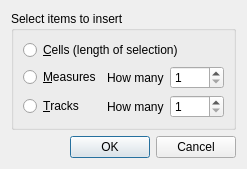
<?xml version="1.0" encoding="UTF-8"?>
<ui version="4.0">
 <class>InsertDialog</class>
 <widget class="QDialog" name="InsertDialog">
  <property name="geometry">
   <rect>
    <x>0</x>
    <y>0</y>
    <width>230</width>
    <height>163</height>
   </rect>
  </property>
  <property name="sizePolicy">
   <sizepolicy hsizetype="Fixed" vsizetype="Fixed">
    <horstretch>0</horstretch>
    <verstretch>0</verstretch>
   </sizepolicy>
  </property>
  <property name="windowTitle">
   <string>Insert</string>
  </property>
  <property name="locale">
   <locale language="English" country="UnitedStates"/>
  </property>
  <layout class="QVBoxLayout" name="verticalLayout_5">
   <property name="sizeConstraint">
    <enum>QLayout::SetFixedSize</enum>
   </property>
   <item>
    <widget class="QGroupBox" name="groupBox">
     <property name="title">
      <string>Select items to insert</string>
     </property>
     <layout class="QHBoxLayout" name="horizontalLayout_2">
      <item>
       <layout class="QVBoxLayout" name="verticalLayout_3">
        <item>
         <widget class="QRadioButton" name="radioButtonCells">
          <property name="text">
           <string>&amp;Cells (length of selection)</string>
          </property>
         </widget>
        </item>
        <item>
         <layout class="QHBoxLayout" name="horizontalLayout">
          <item>
           <widget class="QRadioButton" name="radioButtonMeasures">
            <property name="text">
             <string>&amp;Measures</string>
            </property>
           </widget>
          </item>
          <item>
           <spacer name="horizontalSpacer_2">
            <property name="orientation">
             <enum>Qt::Horizontal</enum>
            </property>
            <property name="sizeHint" stdset="0">
             <size>
              <width>0</width>
              <height>0</height>
             </size>
            </property>
           </spacer>
          </item>
          <item>
           <widget class="QLabel" name="labelHowMany">
            <property name="text">
             <string>How many</string>
            </property>
           </widget>
          </item>
          <item>
           <widget class="QSpinBox" name="spinBoxHowManyMeasures">
            <property name="minimum">
             <number>1</number>
            </property>
            <property name="maximum">
             <number>1024</number>
            </property>
           </widget>
          </item>
         </layout>
        </item>
        <item>
         <layout class="QHBoxLayout" name="horizontalLayout_3">
          <item>
           <widget class="QRadioButton" name="radioButtonTracks">
            <property name="text">
             <string>&amp;Tracks</string>
            </property>
           </widget>
          </item>
          <item>
           <spacer name="horizontalSpacer">
            <property name="orientation">
             <enum>Qt::Horizontal</enum>
            </property>
            <property name="sizeHint" stdset="0">
             <size>
              <width>0</width>
              <height>0</height>
             </size>
            </property>
           </spacer>
          </item>
          <item>
           <widget class="QLabel" name="labelHowMany_2">
            <property name="text">
             <string>How many</string>
            </property>
           </widget>
          </item>
          <item>
           <widget class="QSpinBox" name="spinBoxHowManyTracks">
            <property name="minimum">
             <number>1</number>
            </property>
            <property name="maximum">
             <number>1024</number>
            </property>
           </widget>
          </item>
         </layout>
        </item>
       </layout>
      </item>
     </layout>
    </widget>
   </item>
   <item>
    <widget class="QDialogButtonBox" name="buttonBox">
     <property name="orientation">
      <enum>Qt::Horizontal</enum>
     </property>
     <property name="standardButtons">
      <set>QDialogButtonBox::Cancel|QDialogButtonBox::Ok</set>
     </property>
    </widget>
   </item>
  </layout>
 </widget>
 <tabstops>
  <tabstop>radioButtonCells</tabstop>
  <tabstop>radioButtonMeasures</tabstop>
  <tabstop>spinBoxHowManyMeasures</tabstop>
  <tabstop>radioButtonTracks</tabstop>
  <tabstop>spinBoxHowManyTracks</tabstop>
  <tabstop>buttonBox</tabstop>
 </tabstops>
 <resources/>
 <connections>
  <connection>
   <sender>buttonBox</sender>
   <signal>accepted()</signal>
   <receiver>InsertDialog</receiver>
   <slot>accept()</slot>
   <hints>
    <hint type="sourcelabel">
     <x>41</x>
     <y>134</y>
    </hint>
    <hint type="destinationlabel">
     <x>70</x>
     <y>211</y>
    </hint>
   </hints>
  </connection>
  <connection>
   <sender>buttonBox</sender>
   <signal>rejected()</signal>
   <receiver>InsertDialog</receiver>
   <slot>reject()</slot>
   <hints>
    <hint type="sourcelabel">
     <x>69</x>
     <y>138</y>
    </hint>
    <hint type="destinationlabel">
     <x>82</x>
     <y>226</y>
    </hint>
   </hints>
  </connection>
 </connections>
</ui>
